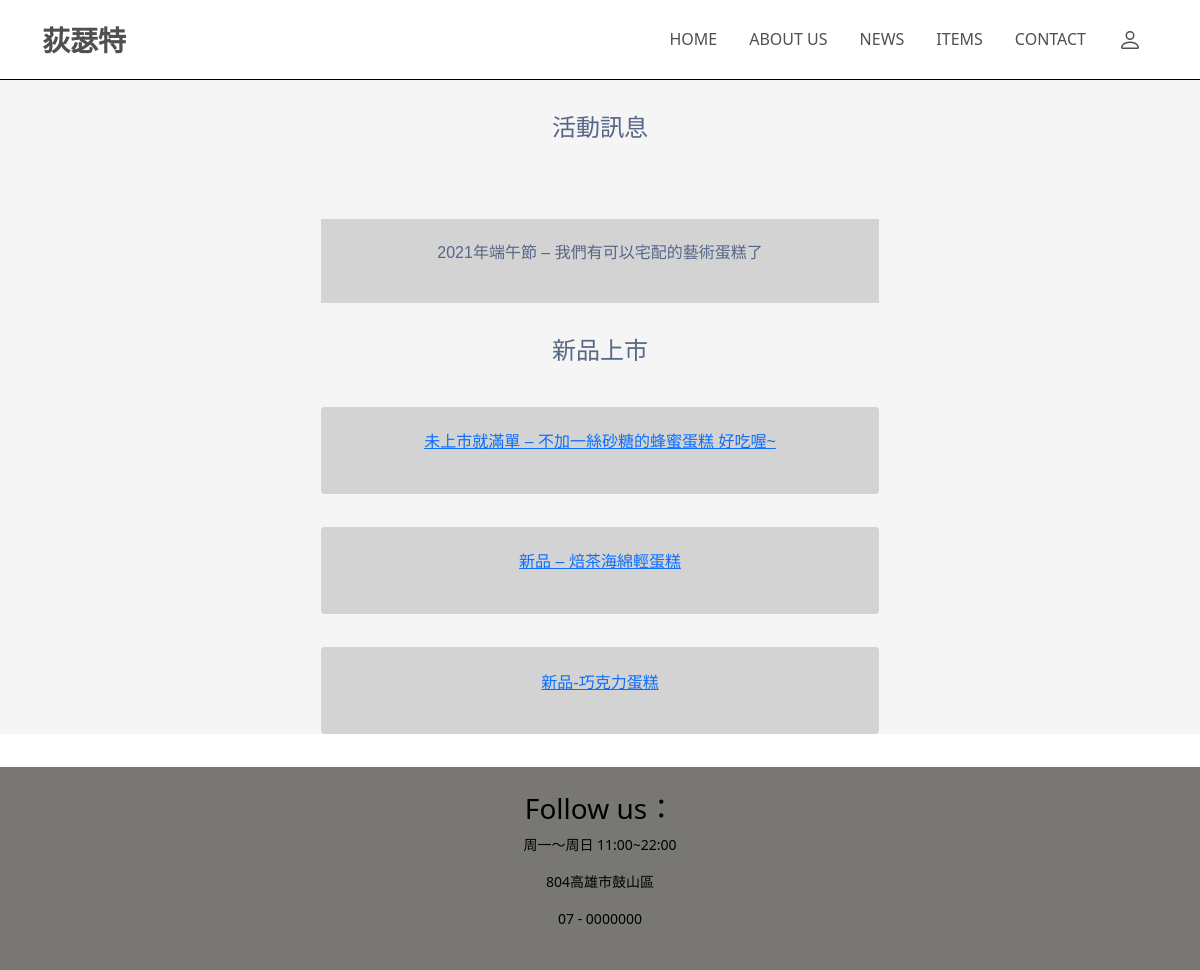
Page /news.php on the committed database.
### tables this page shows
CREATE TABLE `news_content` (
  `id` int(100) NOT NULL,
  `category` varchar(100) NOT NULL,
  `news` text NOT NULL
);

### news.php (the view, shortened to what this page needs)
<?php
  include('connMysql.php');
?>
<!DOCTYPE html>
<html lang="en">
    <link type='text/css' rel='stylesheet' href="general.css">
    <link href="https://cdn.jsdelivr.net/npm/bootstrap@5.0.0-beta1/dist/css/bootstrap.min.css" rel="stylesheet"
>
 <body>
 <?php include_once('header.php');?>
 <main>
        <div class="container">
            <div class="row d-flex justify-content-center ">
              <div class="col-md-12 news d-flex align-items-center justify-content-center ">
                <h4>活動訊息</h4>
              </div>
            </div>
            <?php
              $cate2 = "活動訊息";
              $sql2 = "SELECT * FROM news_content WHERE category = '$cate2'";
              $result2 = mysqli_query($db_link, $sql2);
              while ($row2 = mysqli_fetch_array($result2)){
                echo '<div class="row news d-flex justify-content-center ">';
                echo '<div class="col-md-6 news-content d-flex align-items-center justify-content-center ">';
                echo    '<p class="w3-text-red">'.$row2['news'].'</p><br>';
                echo '</div>';
                echo '</div>';
                }
              ?>
        </div>
        <div class="container">
            <div class="row d-flex justify-content-center ">
              <div class="col-md-12  d-flex align-items-center justify-content-center ">
                  <h4>新品上市</h4>
              </div>
            </div>
            <?php
              $cate1 = "新品上市";
              $sql1 = "SELECT * FROM news_content WHERE category = '$cate1'";
              $result1 = mysqli_query($db_link, $sql1);
              while ($row1 = mysqli_fetch_array($result1)){
                echo '<div class="row news d-flex justify-content-center ">';
                echo '<a href = "itemsBuy.php" class="col-md-6 news-content d-flex align-items-center justify-content-center btn btn-link">';
                echo    '<p>'.$row1['news'].'</p><br>';
                echo '</a>';
                echo '</div>';
              }
            ?>
        </div>
    </main>
    <?php include_once("footer.php");?>
  </body>
</html>

### general.css (style rules this page uses)
main { background: #fbfbf3; margin: 0px; color: #566787; background: #f5f5f5; font-family: 'Varela Round', sans-serif; }

### news.php (style rules this page uses)
.news-content { padding:2% 1%; background:lightgray; }
.news { margin:3% 0%; }

### rows in the picture
news_content: news "2021年端午節 – 我們有可以宅配的藝術蛋糕了"
news_content: news "未上市就滿單 – 不加一絲砂糖的蜂蜜蛋糕 好吃喔~"
news_content: news "新品 – 焙茶海綿輕蛋糕"
news_content: news "新品-巧克力蛋糕"
